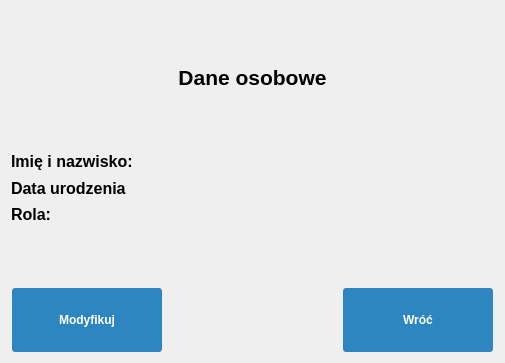
<?xml version="1.0" encoding="UTF-8"?>
<ui version="4.0">
 <class>PersonViewWidget</class>
 <widget class="QWidget" name="PersonViewWidget">
  <property name="geometry">
   <rect>
    <x>0</x>
    <y>0</y>
    <width>505</width>
    <height>363</height>
   </rect>
  </property>
  <property name="windowTitle">
   <string>Person Details</string>
  </property>
  <layout class="QVBoxLayout" name="verticalLayout">
   <item>
    <widget class="QLabel" name="titleLabel">
     <property name="font">
      <font>
       <pointsize>16</pointsize>
       <bold>true</bold>
      </font>
     </property>
     <property name="text">
      <string>Dane osobowe</string>
     </property>
     <property name="alignment">
      <set>Qt::AlignmentFlag::AlignCenter</set>
     </property>
    </widget>
   </item>
   <item>
    <layout class="QFormLayout" name="formLayout">
     <item row="0" column="0">
      <widget class="QLabel" name="nameLabel">
       <property name="font">
        <font>
         <pointsize>12</pointsize>
         <bold>true</bold>
        </font>
       </property>
       <property name="text">
        <string>Imię i nazwisko:</string>
       </property>
      </widget>
     </item>
     <item row="0" column="1">
      <widget class="QLabel" name="personNameLabel">
       <property name="font">
        <font>
         <pointsize>14</pointsize>
         <bold>true</bold>
        </font>
       </property>
       <property name="styleSheet">
        <string notr="true">color: #2E86C1;</string>
       </property>
      </widget>
     </item>
     <item row="1" column="0">
      <widget class="QLabel" name="birthDateTextLabel">
       <property name="font">
        <font>
         <pointsize>12</pointsize>
         <bold>true</bold>
        </font>
       </property>
       <property name="text">
        <string>Data urodzenia</string>
       </property>
      </widget>
     </item>
     <item row="1" column="1">
      <widget class="QLabel" name="birthDateLabel">
       <property name="font">
        <font>
         <pointsize>13</pointsize>
        </font>
       </property>
       <property name="styleSheet">
        <string notr="true">color: #117A65;</string>
       </property>
      </widget>
     </item>
     <item row="2" column="0">
      <widget class="QLabel" name="roleLabel">
       <property name="font">
        <font>
         <pointsize>12</pointsize>
         <bold>true</bold>
        </font>
       </property>
       <property name="text">
        <string>Rola:</string>
       </property>
      </widget>
     </item>
     <item row="2" column="1">
      <widget class="QLabel" name="personRoleLabel">
       <property name="font">
        <font>
         <pointsize>13</pointsize>
        </font>
       </property>
       <property name="styleSheet">
        <string notr="true">color: #D35400;</string>
       </property>
      </widget>
     </item>
    </layout>
   </item>
   <item>
    <layout class="QHBoxLayout" name="buttonLayout">
     <property name="spacing">
      <number>20</number>
     </property>
     <item>
      <spacer name="horizontalSpacer">
       <property name="orientation">
        <enum>Qt::Horizontal</enum>
       </property>
       <property name="sizeHint" stdset="0">
        <size>
         <width>40</width>
         <height>20</height>
        </size>
       </property>
      </spacer>
     </item>
     <item>
      <widget class="QPushButton" name="modifyButton">
       <property name="enabled">
        <bool>false</bool>
       </property>
       <property name="minimumSize">
        <size>
        <width>150</width>
        <height>44</height>
        </size>
       </property>
       <property name="maximumSize">
        <size>
         <width>200</width>
         <height>64</height>
        </size>
       </property>
       <property name="sizePolicy">
        <sizepolicy hsizetype="Fixed" vsizetype="Fixed">
         <horstretch>0</horstretch>
         <verstretch>0</verstretch>
        </sizepolicy>
       </property>
       <property name="font">
        <font>
         <pointsize>9</pointsize>
         <bold>true</bold>
        </font>
       </property>
       <property name="styleSheet">
        <string notr="true">background-color: #2E86C1; color: white; border-radius: 3px; padding: 1px;</string>
       </property>
       <property name="text">
        <string>Modyfikuj</string>
       </property>
      </widget>
     </item>
     <item>
      <spacer name="horizontalSpacer_2">
       <property name="orientation">
        <enum>Qt::Horizontal</enum>
       </property>
       <property name="sizeHint" stdset="0">
        <size>
        <width>200</width>
        <height>20</height>
        </size>
       </property>
      </spacer>
     </item>
     <item>
      <widget class="QPushButton" name="goBackButton">
       <property name="minimumSize">
        <size>
         <width>150</width>
         <height>44</height>
        </size>
       </property>
       <property name="maximumSize">
        <size>
        <width>200</width>
        <height>64</height>
        </size>
       </property>
       <property name="sizePolicy">
        <sizepolicy hsizetype="Fixed" vsizetype="Fixed">
         <horstretch>0</horstretch>
         <verstretch>0</verstretch>
        </sizepolicy>
       </property>
       <property name="font">
        <font>
         <pointsize>9</pointsize>
         <bold>true</bold>
        </font>
       </property>
       <property name="styleSheet">
        <string notr="true">background-color: #2E86C1; color: white; border-radius: 3px; padding: 1px;</string>
       </property>
       <property name="text">
        <string>Wróć</string>
       </property>
      </widget>
     </item>
     <item>
      <spacer name="horizontalSpacer_3">
       <property name="orientation">
        <enum>Qt::Horizontal</enum>
       </property>
       <property name="sizeHint" stdset="0">
        <size>
         <width>40</width>
         <height>20</height>
        </size>
       </property>
      </spacer>
     </item>
    </layout>
   </item>
  </layout>
 </widget>
 <resources/>
 <connections/>
</ui>
